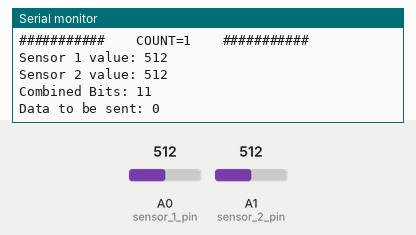
A sketch run on a simulated Arduino Uno, built for the host (arithmetic inside an expression is 32-bit, double 64-bit). Shown: the last lines printed to the serial monitor. The inputs (shaded band) are chosen by the test bench; at power-on: A0 (sensor_1_pin) = 512, A1 (sensor_2_pin) = 512. No radio packets arrive unless stated.

Above: at 1.2 s.
1.3 s: A0 (sensor_1_pin) set to 716
At 3.6 s:
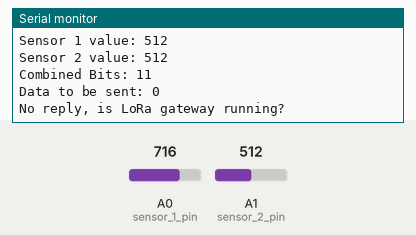
4.6 s: A1 (sensor_2_pin) set to 716
6.1 s: A0 (sensor_1_pin) set to 900
At 7.3 s:
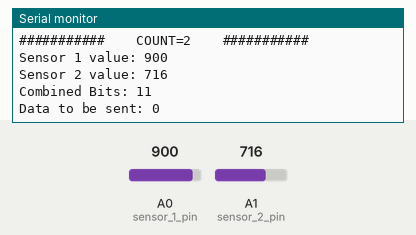
7.6 s: A1 (sensor_2_pin) set to 900
At 9.9 s:
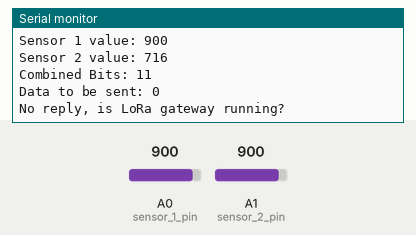
Timing chart, 0 to 10.1 s (numbered marks = the images above; inputs shaded):
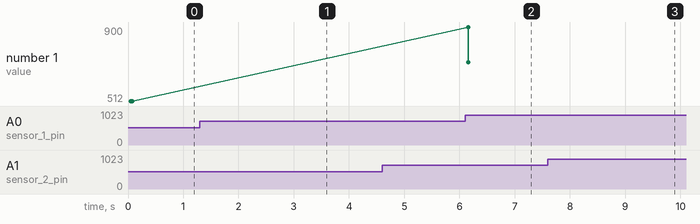

Measured:
- after the input at 6.1 s, the serial monitor: prints a new line after 0.06 s (image 2)

The sketch:

sender.ino
```cpp
#include <SPI.h>
#include <RH_RF95.h>

RH_RF95 rf95;

#define node_id_length 3 // Length of Node ID
#define sensor_1_pin A0  // Pin for sensor 1
#define sensor_2_pin A1  // Pin for sensor 2

char node_id[node_id_length] = {1, 1, 1}; // LoRa End Node ID
float frequency = 868.0;
unsigned int count = 1;
bool acknowledgmentReceived = false; // Flag to track acknowledgment status
byte prevcombinedbits = 0b11;

void setup()
{
    Serial.begin(9600);
    if (!rf95.init())
        Serial.println("init failed");
    // Setup ISM frequency
    rf95.setFrequency(frequency);
    // Setup Power,dBm
    rf95.setTxPower(13);
    rf95.setSyncWord(0x34);

    Serial.println("LoRa End Node Example --");
    Serial.println("    Sensor Data Sending\n");
    Serial.print("LoRa End Node ID: ");

    for (int i = 0; i < node_id_length; i++)
    {
        Serial.print(node_id[i], HEX);
    }
    Serial.println();
}

// Function to read sensor value and determine bit based on threshold
byte readSensorAndAssignBit(int sensorPin)
{
    int sensorValue = analogRead(sensorPin);
    return sensorValue > 125 ? 1 : 0;
}

int solve(byte bits, bool &ack, byte prev)
{
    if (bits == 0b11)
    {
        ack = false;
        return 0;
    }
    else if (bits == 0b01)
    {
        if (ack == false)
        {
            return 50;
        }
        else
        {
            return 20;
        }
    }
    return 0;
}

void loop()
{
    Serial.print("###########    ");
    Serial.print("COUNT=");
    Serial.print(count);
    Serial.println("    ###########");
    count++;

    // Read sensor values and assign bits
    byte bit1 = readSensorAndAssignBit(sensor_1_pin);
    byte bit2 = readSensorAndAssignBit(sensor_2_pin);

    // Combine the bits into one byte
    byte combinedBits = (bit1 << 1) | bit2;

    char data[node_id_length + 1] = {0}; // Payload Length (Node ID + Sensor Data)
    // Use node_id as the first bytes of data
    for (int i = 0; i < node_id_length; i++)
    {
        data[i] = node_id[i];
    }

    // Decide data to be sent based on acknowledgment status and combined bits
    int dataToSend = 0;
    dataToSend = solve(combinedBits, acknowledgmentReceived, prevcombinedbits);
    prevcombinedbits = combinedBits;

    // Print sensor values and combined bits
    Serial.print("Sensor 1 value: ");
    Serial.println(analogRead(sensor_1_pin));
    Serial.print("Sensor 2 value: ");
    Serial.println(analogRead(sensor_2_pin));
    Serial.print("Combined Bits: ");
    Serial.println(combinedBits, BIN);

    // Print data to be sent
    Serial.print("Data to be sent: ");
    Serial.println(dataToSend);

    // Set the last byte of data as the data to be sent
    data[node_id_length] = dataToSend;

    rf95.send((uint8_t *)data, sizeof(data)); // Send LoRa Data

    // Wait for acknowledgment

    if (rf95.waitAvailableTimeout(3000))
    {
        uint8_t buf[RH_RF95_MAX_MESSAGE_LEN]; // receive data buffer
        uint8_t len = sizeof(buf);            // data buffer length
        if (rf95.recv(buf, &len))             // check if reply message is correct
        {
            if (buf[0] == node_id[0] && buf[1] == node_id[2] && buf[2] == node_id[2]) // Check if reply message has the our node ID
            {

                Serial.print("Got Reply from Gateway: "); // print reply
                Serial.println((char *)buf);
                acknowledgmentReceived = true;
            }
        }
        else
        {
            Serial.println("recv failed"); //
        }
    }
    else
    {
        Serial.println("No reply, is LoRa gateway running?"); // No signal reply
    }
    delay(3000); // Send sensor data every 3 seconds
    Serial.println("");
}
```
